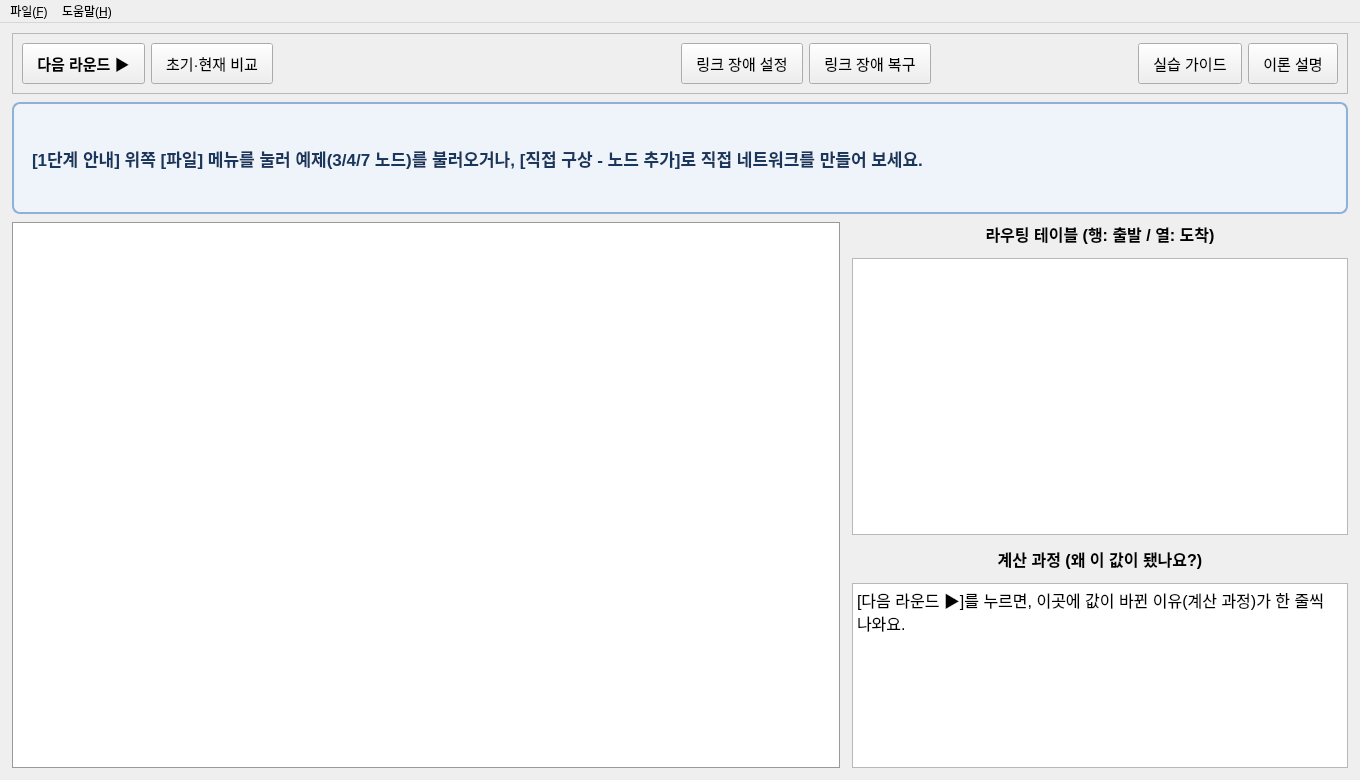
<?xml version="1.0" encoding="UTF-8"?>
<ui version="4.0">
 <class>MainWindow</class>
 <widget class="QMainWindow" name="MainWindow">
  <property name="geometry">
   <rect>
    <x>0</x>
    <y>0</y>
    <width>1360</width>
    <height>780</height>
   </rect>
  </property>
  <property name="minimumSize">
   <size>
    <width>1100</width>
    <height>680</height>
   </size>
  </property>
  <property name="windowTitle">
   <string>거리 벡터 라우팅 시각화 시뮬레이터</string>
  </property>
  <widget class="QWidget" name="mainwindow">
   <layout class="QVBoxLayout" name="mainLayout" stretch="0,0,1">
    <property name="spacing">
     <number>8</number>
    </property>
    <property name="leftMargin">
     <number>12</number>
    </property>
    <property name="topMargin">
     <number>10</number>
    </property>
    <property name="rightMargin">
     <number>12</number>
    </property>
    <property name="bottomMargin">
     <number>12</number>
    </property>
    <item>
     <widget class="QFrame" name="ctrlFrame">
      <property name="styleSheet">
       <string notr="true">QPushButton { font-size: 15px; padding: 8px 14px; }
QPushButton#next { font-weight: bold; }</string>
      </property>
      <property name="frameShape">
       <enum>QFrame::Shape::StyledPanel</enum>
      </property>
      <layout class="QHBoxLayout" name="ctrlLayout">
       <item>
        <widget class="QPushButton" name="next">
         <property name="text">
          <string>다음 라운드 ▶</string>
         </property>
        </widget>
       </item>
       <item>
        <widget class="QPushButton" name="comp">
         <property name="text">
          <string>초기·현재 비교</string>
         </property>
        </widget>
       </item>
       <item>
        <spacer name="spacer1">
         <property name="orientation">
          <enum>Qt::Orientation::Horizontal</enum>
         </property>
         <property name="sizeHint" stdset="0">
          <size>
           <width>20</width>
           <height>20</height>
          </size>
         </property>
        </spacer>
       </item>
       <item>
        <spacer name="spacer2">
         <property name="orientation">
          <enum>Qt::Orientation::Horizontal</enum>
         </property>
         <property name="sizeHint" stdset="0">
          <size>
           <width>20</width>
           <height>20</height>
          </size>
         </property>
        </spacer>
       </item>
       <item>
        <widget class="QPushButton" name="setf">
         <property name="text">
          <string>링크 장애 설정</string>
         </property>
        </widget>
       </item>
       <item>
        <widget class="QPushButton" name="restoref">
         <property name="text">
          <string>링크 장애 복구</string>
         </property>
        </widget>
       </item>
       <item>
        <spacer name="spacer3">
         <property name="orientation">
          <enum>Qt::Orientation::Horizontal</enum>
         </property>
         <property name="sizeHint" stdset="0">
          <size>
           <width>20</width>
           <height>20</height>
          </size>
         </property>
        </spacer>
       </item>
       <item>
        <widget class="QPushButton" name="help">
         <property name="text">
          <string>실습 가이드</string>
         </property>
        </widget>
       </item>
       <item>
        <widget class="QPushButton" name="th">
         <property name="text">
          <string>이론 설명</string>
         </property>
        </widget>
       </item>
      </layout>
     </widget>
    </item>
    <item>
     <widget class="QLabel" name="guideLabel">
      <property name="minimumSize">
       <size>
        <width>0</width>
        <height>112</height>
       </size>
      </property>
      <property name="maximumSize">
       <size>
        <width>16777215</width>
        <height>112</height>
       </size>
      </property>
      <property name="styleSheet">
       <string notr="true">QLabel {
    background-color: #eef4fa;
    border: 2px solid #8fb0d8;
    border-radius: 8px;
    padding: 6px 14px;
    font-size: 17px;
    font-weight: bold;
    color: #1a365d;
}</string>
      </property>
      <property name="text">
       <string>[1단계 안내] 위쪽 [파일] 메뉴를 눌러 예제(3/4/7 노드)를 불러오거나, [직접 구상 - 노드 추가]로 직접 네트워크를 만들어 보세요.</string>
      </property>
      <property name="wordWrap">
       <bool>true</bool>
      </property>
     </widget>
    </item>
    <item>
     <layout class="QHBoxLayout" name="bodyLayout" stretch="5,3">
      <property name="spacing">
       <number>12</number>
      </property>
      <item>
       <widget class="QGraphicsView" name="show">
        <property name="minimumSize">
         <size>
          <width>500</width>
          <height>340</height>
         </size>
        </property>
        <property name="styleSheet">
         <string notr="true">QGraphicsView { background-color: white; border: 1px solid #999999; }</string>
        </property>
        <property name="verticalScrollBarPolicy">
         <enum>Qt::ScrollBarPolicy::ScrollBarAlwaysOff</enum>
        </property>
        <property name="horizontalScrollBarPolicy">
         <enum>Qt::ScrollBarPolicy::ScrollBarAlwaysOff</enum>
        </property>
       </widget>
      </item>
      <item>
       <layout class="QVBoxLayout" name="rightLayout" stretch="0,3,0,2">
        <item>
         <widget class="QLabel" name="title2">
          <property name="styleSheet">
           <string notr="true">QLabel { font-size: 16px; font-weight: bold; }</string>
          </property>
          <property name="text">
           <string>라우팅 테이블 (행: 출발 / 열: 도착)</string>
          </property>
          <property name="alignment">
           <set>Qt::AlignmentFlag::AlignCenter</set>
          </property>
         </widget>
        </item>
        <item>
         <widget class="QTableWidget" name="table">
          <property name="styleSheet">
           <string notr="true">QTableWidget { font-size: 16px; } QHeaderView::section { font-size: 16px; font-weight: bold; }</string>
          </property>
          <property name="editTriggers">
           <set>QAbstractItemView::EditTrigger::NoEditTriggers</set>
          </property>
         </widget>
        </item>
        <item>
         <widget class="QLabel" name="detailTitle">
          <property name="styleSheet">
           <string notr="true">QLabel { font-size: 16px; font-weight: bold; }</string>
          </property>
          <property name="text">
           <string>계산 과정 (왜 이 값이 됐나요?)</string>
          </property>
          <property name="alignment">
           <set>Qt::AlignmentFlag::AlignCenter</set>
          </property>
         </widget>
        </item>
        <item>
         <widget class="QPlainTextEdit" name="detail">
          <property name="styleSheet">
           <string notr="true">QPlainTextEdit { font-size: 16px; }</string>
          </property>
          <property name="readOnly">
           <bool>true</bool>
          </property>
          <property name="plainText">
           <string>[다음 라운드 ▶]를 누르면, 이곳에 값이 바뀐 이유(계산 과정)가 한 줄씩 나와요.</string>
          </property>
         </widget>
        </item>
       </layout>
      </item>
     </layout>
    </item>
   </layout>
  </widget>
  <widget class="QMenuBar" name="menubar">
   <property name="geometry">
    <rect>
     <x>0</x>
     <y>0</y>
     <width>1360</width>
     <height>24</height>
    </rect>
   </property>
   <widget class="QMenu" name="fileMenu">
    <property name="title">
     <string>파일(&amp;F)</string>
    </property>
    <widget class="QMenu" name="exampleMenu">
     <property name="title">
      <string>예제 불러오기</string>
     </property>
     <addaction name="action_e1"/>
     <addaction name="action_e2"/>
     <addaction name="action_e3"/>
    </widget>
    <addaction name="exampleMenu"/>
    <addaction name="action_load"/>
    <addaction name="action_save"/>
    <addaction name="separator"/>
    <addaction name="action_add"/>
    <addaction name="action_link"/>
    <addaction name="separator"/>
    <addaction name="action_reset"/>
    <addaction name="action_end"/>
   </widget>
   <widget class="QMenu" name="helpMenu">
    <property name="title">
     <string>도움말(&amp;H)</string>
    </property>
    <addaction name="action_help"/>
    <addaction name="action_th"/>
   </widget>
   <addaction name="fileMenu"/>
   <addaction name="helpMenu"/>
  </widget>
  <action name="action_e1">
   <property name="text">
    <string>3 node 예제</string>
   </property>
  </action>
  <action name="action_e2">
   <property name="text">
    <string>4 node 예제</string>
   </property>
  </action>
  <action name="action_e3">
   <property name="text">
    <string>7 node 예제 (교재 그림 8.1)</string>
   </property>
  </action>
  <action name="action_load">
   <property name="text">
    <string>파일 불러오기...</string>
   </property>
  </action>
  <action name="action_save">
   <property name="text">
    <string>파일 저장하기...</string>
   </property>
  </action>
  <action name="action_add">
   <property name="text">
    <string>직접 구상 - 노드 추가</string>
   </property>
  </action>
  <action name="action_link">
   <property name="text">
    <string>직접 구상 - 링크 연결</string>
   </property>
  </action>
  <action name="action_reset">
   <property name="text">
    <string>초기화</string>
   </property>
  </action>
  <action name="action_end">
   <property name="text">
    <string>종료</string>
   </property>
  </action>
  <action name="action_help">
   <property name="text">
    <string>학습 시나리오 가이드 (PDF)</string>
   </property>
  </action>
  <action name="action_th">
   <property name="text">
    <string>거리 벡터 이론 설명 (PDF)</string>
   </property>
  </action>
 </widget>
 <resources/>
 <connections/>
</ui>
